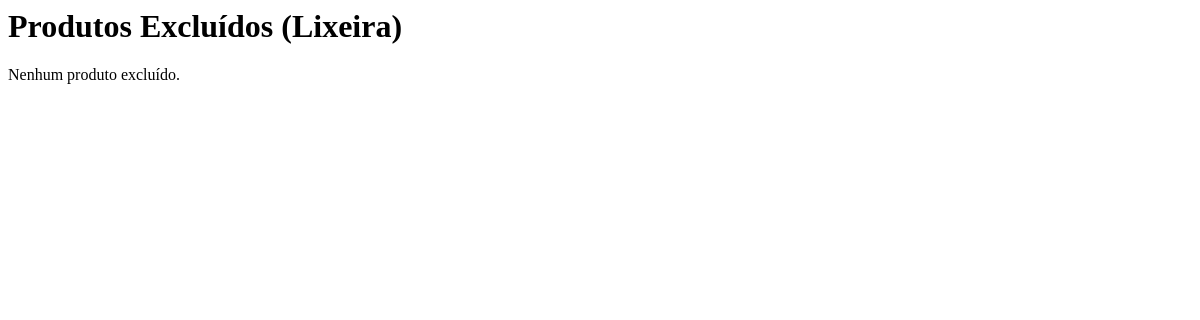
The app's page /produtos/lixeira/, older data.
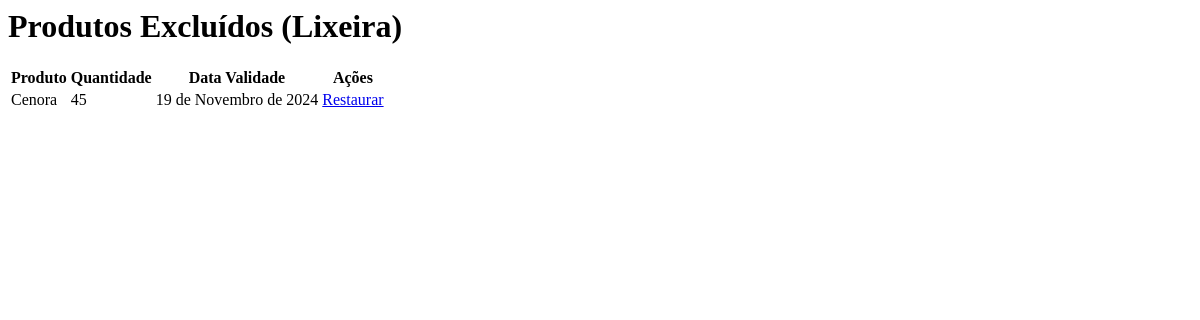
The same page, newer data.
### core/models.py (models this page shows, shortened)
class Produto(models.Model):
    nome = models.CharField(max_length=100)
    categoria = models.ForeignKey('Categoria', on_delete=models.CASCADE)
    quantidade = models.IntegerField()
    data_validade = models.DateField()
    is_deleted = models.BooleanField(default=False)  # Campo para marcar produtos excluídos

### core/views.py (the view)
# urls.py: path('produtos/lixeira/', lixeira_produtos, name='lixeira_produtos'),
def lixeira_produtos(request):
    produtos_excluidos = Produto.objects.filter(is_deleted=True)  # Lista os produtos na lixeira
    return render(request, 'lixeira_produtos.html', {'produtos_excluidos': produtos_excluidos})

### core/templates/lixeira_produtos.html
<h1>Produtos Excluídos (Lixeira)</h1>
{% if produtos_excluidos %}
    <table>
        <thead>
            <tr>
                <th>Produto</th>
                <th>Quantidade</th>
                <th>Data Validade</th>
                <th>Ações</th>
            </tr>
        </thead>
        <tbody>
            {% for produto in produtos_excluidos %}
                <tr>
                    <td>{{ produto.nome }}</td>
                    <td>{{ produto.quantidade }}</td>
                    <td>{{ produto.data_validade }}</td>
                    <td>
                        <a href="{% url 'restaurar_produto' produto.id %}">Restaurar</a>
                    </td>
                </tr>
            {% endfor %}
        </tbody>
    </table>
{% else %}
    <p>Nenhum produto excluído.</p>
{% endif %}

Row changes from the older to the newer data that the page shows:
added Produto: nome "Cenora", quantidade "45", data_validade "19 de Novembro de 2024"
Text that changed along with them:
text no longer shown: "Nenhum produto excluído."
text now shown: "Produto Quantidade Data Validade Ações"
